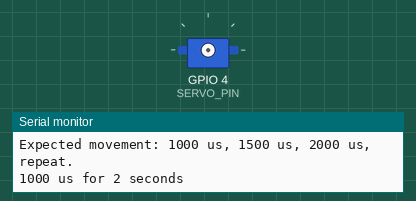
This sketch was run on a simulated ESP32-S3. On the bench: servo, the last lines printed to the serial monitor. Wiring (inferred from the names in the program): servo: signal GPIO 4. Servo pulses on a pin are drawn as a servo (544–2400 µs = 0–180°).

Above: at 1.55 s.
At 7.5 s:
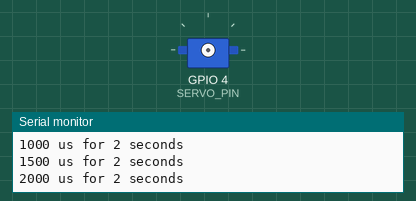
Timing chart, 0 to 11.9 s (numbered marks = the images above):
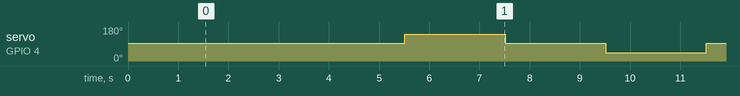

The sketch:

esp32_s3_manual_pulse_servo_test.ino
```cpp
/*
  ESP32-S3 manual servo pulse test.

  This avoids ESP32 LEDC/PWM entirely. It manually creates classic RC servo
  pulses:

    HIGH for 1000/1500/2000 microseconds
    LOW for the rest of a 20 ms frame

  Use this after verifying the SN74AHCT125 output can toggle 0V/5V.

  Wiring:
    ESP32 GPIO 4 -> SN74AHCT125 pin 2, 1A
    SN74AHCT125 pin 3, 1Y -> servo yellow signal
    SN74AHCT125 pin 1, 1OE -> GND
    SN74AHCT125 pin 7, GND -> common ground
    SN74AHCT125 pin 14, VCC -> 5V

    Servo red -> servo power positive
    Servo brown/black -> servo power negative/common ground

  Serial Monitor:
    115200 baud
*/

#include <Arduino.h>

const int SERVO_PIN = 4;
const int FRAME_US = 20000;

void sendServoPulse(int pulseUs, int frames) {
  for (int i = 0; i < frames; i++) {
    digitalWrite(SERVO_PIN, HIGH);
    delayMicroseconds(pulseUs);
    digitalWrite(SERVO_PIN, LOW);
    delayMicroseconds(FRAME_US - pulseUs);
  }
}

void setup() {
  Serial.begin(115200);
  delay(1500);

  pinMode(SERVO_PIN, OUTPUT);
  digitalWrite(SERVO_PIN, LOW);

  Serial.println();
  Serial.println("ESP32-S3 manual pulse servo test starting.");
  Serial.println("No LEDC/PWM library is used.");
  Serial.println("Expected movement: 1000 us, 1500 us, 2000 us, repeat.");
}

void loop() {
  Serial.println("1000 us for 2 seconds");
  sendServoPulse(1000, 100);

  Serial.println("1500 us for 2 seconds");
  sendServoPulse(1500, 100);

  Serial.println("2000 us for 2 seconds");
  sendServoPulse(2000, 100);

  Serial.println("1500 us for 2 seconds");
  sendServoPulse(1500, 100);
}
```

Measured:
- by itself, servo on GPIO 4 (SERVO_PIN): repeats every 8.0 s: 93° 2.0 s, 45° 2.0 s, 93° 2.0 s, 142° 2.0 s
